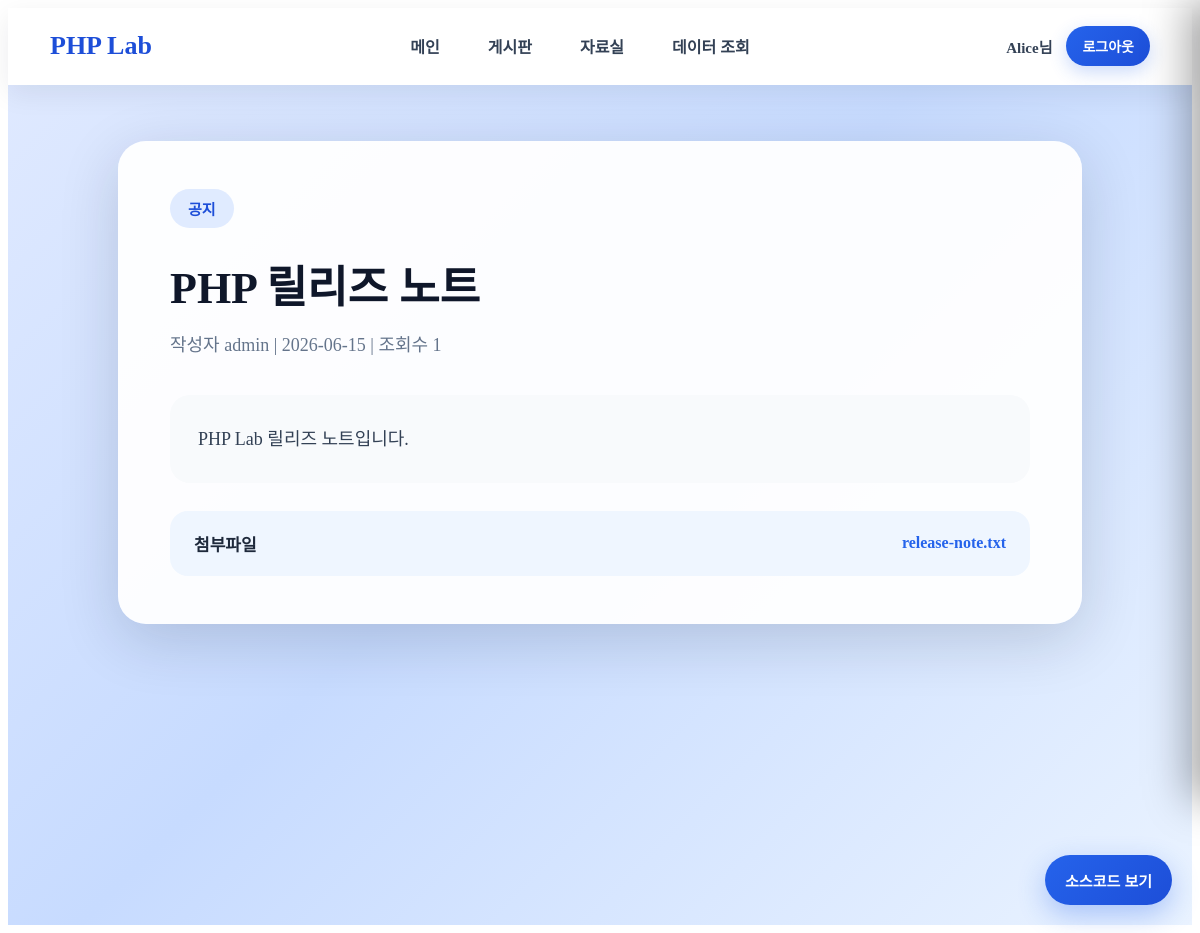
The page /library_view.php?id=3 (signed in) on the database its author committed.
### tables this page shows
CREATE TABLE library_posts (
    id INT AUTO_INCREMENT PRIMARY KEY,
    category VARCHAR(100) NOT NULL,
    title VARCHAR(255) NOT NULL,
    author VARCHAR(100) NOT NULL,
    content TEXT NOT NULL,
    file_name VARCHAR(255) NOT NULL,
    views INT NOT NULL DEFAULT 0,
    created_at DATETIME NOT NULL DEFAULT CURRENT_TIMESTAMP
) DEFAULT CHARSET=utf8mb4 COLLATE=utf8mb4_unicode_ci;

### src/library_view.php (the view, shortened to what this page needs)
<?php
require_once "layout.php";
$id = intval($_GET["id"] ?? 0);
$db = get_db();
$stmt = $db->prepare("SELECT * FROM library_posts WHERE id = :id");
$stmt->execute(["id" => $id]);
$post = $stmt->fetch();
?>
<div class="modern-page-wrapper">
    <section class="modern-page-card narrow-card">
        <div class="hero-badge"><?= htmlspecialchars($post["category"]) ?></div>
        <h1><?= htmlspecialchars($post["title"]) ?></h1>
        <p class="page-subtitle">
            작성자 <?= htmlspecialchars($post["author"]) ?> |
            <?= htmlspecialchars(substr($post["created_at"], 0, 10)) ?> |
            조회수 <?= htmlspecialchars($post["views"] + 1) ?>
        </p>
        <div class="modern-viewer">
            <?= htmlspecialchars($post["content"]) ?>
        </div>
        <div class="modern-attach-box">
            <strong>첨부파일</strong>
            <a href="/labs/php/download.php?fileName=<?= urlencode($post["file_name"]) ?>">
                <?= htmlspecialchars($post["file_name"]) ?>
            </a>
        </div>
    </section>
</div>

### src/style.css (style rules this page uses)
.hero-badge { display: inline-block; padding: 9px 18px; border-radius: 999px; background: #e0ebff; color: #1d4ed8; font-size: 15px; font-weight: 700; margin-bottom: 24px; }
.modern-page-wrapper { min-height: calc(100vh - 72px); display: flex; justify-content: center; align-items: flex-start; padding: 56px 36px; background: linear-gradient(135deg, #dfe9ff 0%, #c7dbff 45%, #eaf3ff 100%); }
.modern-page-card { width: 100%; max-width: 1180px; background: rgba(255,255,255,0.95); border-radius: 28px; padding: 48px 52px; box-shadow: 0 16px 60px rgba(15,23,42,0.16); }
.narrow-card { max-width: 860px; }
.modern-page-card h1 { margin: 0; font-size: 44px; font-weight: 900; color: #0f172a; }
.modern-page-card p, .page-subtitle { margin-top: 14px; font-size: 18px; line-height: 1.7; color: #64748b; }
.modern-viewer { margin-top: 34px; padding: 28px; border-radius: 20px; background: #f8fafc; font-size: 18px; line-height: 1.8; color: #334155; }
.modern-attach-box { margin-top: 28px; padding: 20px 24px; border-radius: 18px; background: #eff6ff; display: flex; justify-content: space-between; align-items: center; }
.modern-attach-box strong { font-size: 17px; color: #1e293b; }
.modern-attach-box a { color: #2563eb; font-weight: 800; text-decoration: none; }

### rows shown on the page
library_posts: category "공지", title "PHP 릴리즈 노트", author "admin", created_at "2026-06-15", $post["views"] + 1 "1", content "PHP Lab 릴리즈 노트입니다.", file_name "release-note.txt"

### other values the page prints
$userName "Alice"
